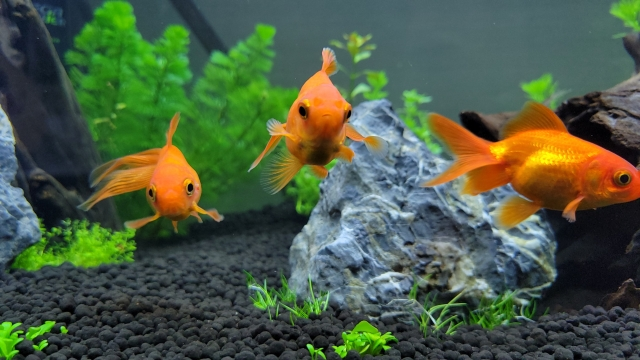
//> input picture lesson10/images/aquarium.jpg, 640 x 360 px
$ ./10_2   (built with g++ and OpenCV 4)
//> lines starting //> are read from the running program, lines starting //| are printed output that depends on the picture; after the words box and inside, x2 and y2 are one past the last pixel; in counts of white or black regions, pixels touching at a corner belong together
// g++ main.cpp -std=c++11 `pkg-config --cflags --libs opencv4`
#include <opencv2/opencv.hpp>

int main(int argc, const char *argv[])
{
  // 画像読み込み
  cv::Mat sourceImage = cv::imread("images/aquarium.jpg");
//> sourceImage is the input picture: 360 rows x 640 cols, CV_8UC3; mean B, G, R 68.3, 92.7, 76.7
  cv::Mat templateImage = cv::imread("images/fish.jpg");
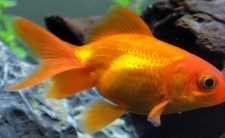
//> input picture lesson10/images/fish.jpg, 225 x 138 px
//> templateImage is the input picture: 138 rows x 225 cols, CV_8UC3; mean B, G, R 54.2, 91, 121.9

  cv::Mat graySourceImage, grayTemplateImage;
  cv::Mat binarySourceImage, binaryTemplateImage;
  cv::Mat edgeSourceImage, edgeTemplateImage;
  cv::Mat distSourceImage;
  cv::Mat normalizedSourceImage;

  if (sourceImage.empty() || templateImage.empty())
  {
    printf("File not found\n");
    exit(0);
  }

  // 出力画像
  cv::Mat resultImage(cv::Size(sourceImage.cols, sourceImage.rows), CV_8UC3);
  cv::Point matchPoint;
  cv::Rect resultRect(0, 0, templateImage.cols, templateImage.rows);
//> resultRect = Rect(0, 0, 225, 138)
  double val;

  cv::Mat tmpImage;

  // 入力画像の距離変換画像を作成
  // 画像のグレースケール化&二値化
  cv::cvtColor(sourceImage, graySourceImage, cv::COLOR_BGR2GRAY);
  cv::threshold(graySourceImage, binarySourceImage, 0, 255, cv::THRESH_BINARY | cv::THRESH_OTSU);
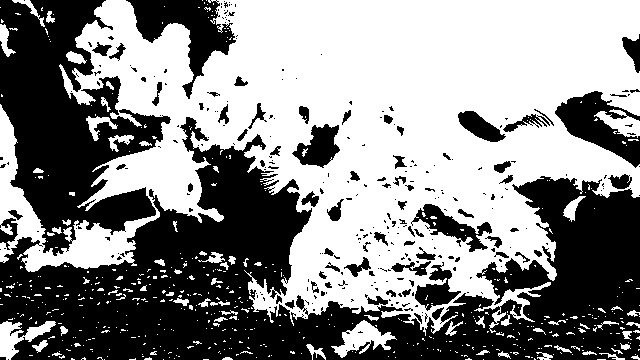
//> binarySourceImage: 360 rows x 640 cols, CV_8UC1; 54.2% white; 294 black regions (219 under 20 px), largest, box (x1, y1, x2, y2) and area: (0, 117, 640, 360) 65739, (0, 0, 171, 256) 22512, (126, 0, 236, 99) 3964

  // ソーベルフィルタでエッジ抽出
  cv::Sobel(binarySourceImage, edgeSourceImage, -1, 1, 1, 3);
//> edgeSourceImage: 360 rows x 640 cols, CV_8UC1; 5.5% white in thin lines or dots

  // 白黒反転
  cv::bitwise_not(edgeSourceImage, edgeSourceImage);
//> edgeSourceImage: 360 rows x 640 cols, CV_8UC1; 94.5% white; black in thin lines or dots
  // 距離変換
  cv::distanceTransform(edgeSourceImage, distSourceImage, cv::DIST_L2, 5);
  // 正規化
  cv::normalize(distSourceImage, normalizedSourceImage, 0.0, 255.0, cv::NORM_MINMAX, 0);

  // テンプレート画像のエッジ画像を作成

  // 画像のグレースケール化&二値化
  cv::cvtColor(templateImage, grayTemplateImage, cv::COLOR_BGR2GRAY);
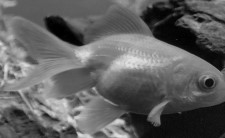
//> grayTemplateImage: 138 rows x 225 cols, CV_8UC1; min 0, max 226, mean 96
  cv::threshold(grayTemplateImage, binaryTemplateImage, 0, 255, cv::THRESH_BINARY | cv::THRESH_OTSU);
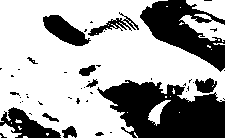
//> binaryTemplateImage: 138 rows x 225 cols, CV_8UC1; 66% white; 47 black regions (34 under 20 px), largest, box (x1, y1, x2, y2) and area: (97, 80, 225, 138) 4930, (140, 0, 225, 72) 2878, (0, 107, 61, 138) 875
  // ソーベルフィルタでエッジ抽出
  cv::Sobel(binaryTemplateImage, edgeTemplateImage, -1, 1, 1, 3);
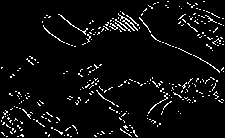
//> edgeTemplateImage: 138 rows x 225 cols, CV_8UC1; 5% white in thin lines or dots

  // 距離変換画像とテンプレート画像のエッジ画像でマッチング
  cv::matchTemplate(normalizedSourceImage, edgeTemplateImage, resultImage, cv::TM_CCORR);
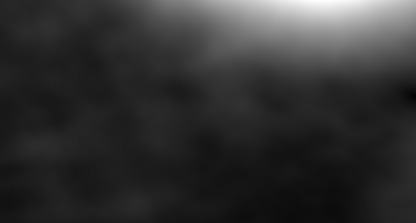
//> resultImage: 223 rows x 416 cols, CV_32FC1; min 156569.9, max 39983484, mean 7973243.5; drawn with min black and max white
  cv::minMaxLoc(resultImage, &val, NULL, &matchPoint, NULL);
//> val = 156569.9; matchPoint = Point(415, 96)

  resultRect.x = matchPoint.x;
//> resultRect = Rect(415, 0, 225, 138)
  resultRect.y = matchPoint.y;
//> resultRect = Rect(415, 96, 225, 138)

  cv::rectangle(sourceImage, resultRect, cv::Scalar(0, 0, 255), 3);
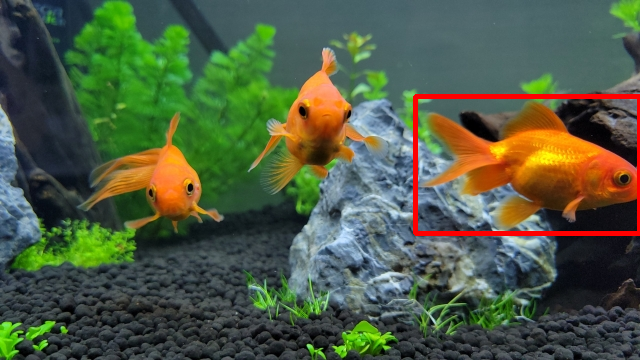
//> sourceImage: 360 rows x 640 cols, CV_8UC3; 1.44% of pixels changed, all inside (x1, y1, x2, y2) = (413, 94, 640, 236)

  cv::imshow("Source", sourceImage);
  cv::imshow("Template", templateImage);
  cv::imshow("EdgeSource", edgeSourceImage);
  cv::imshow("NormalizedSource", normalizedSourceImage);
  cv::imshow("EdgeTemplate", edgeTemplateImage);

  cv::waitKey(0);

  return 0;
}
